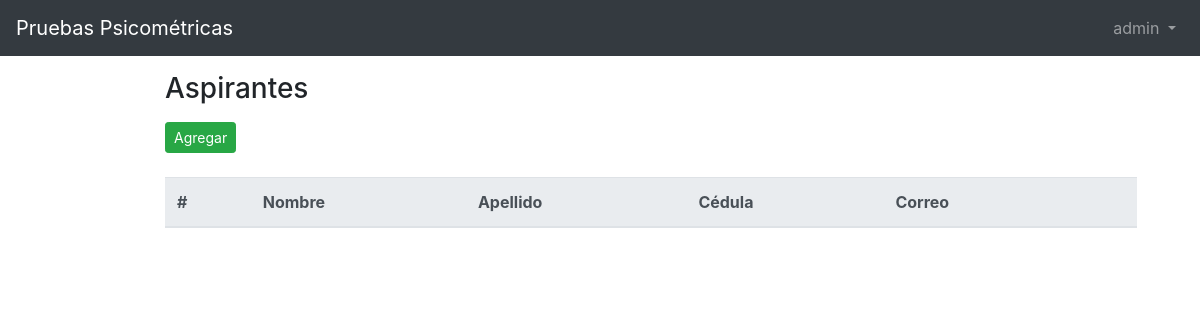
The app's page /dash/aspirantes (signed in), older data.
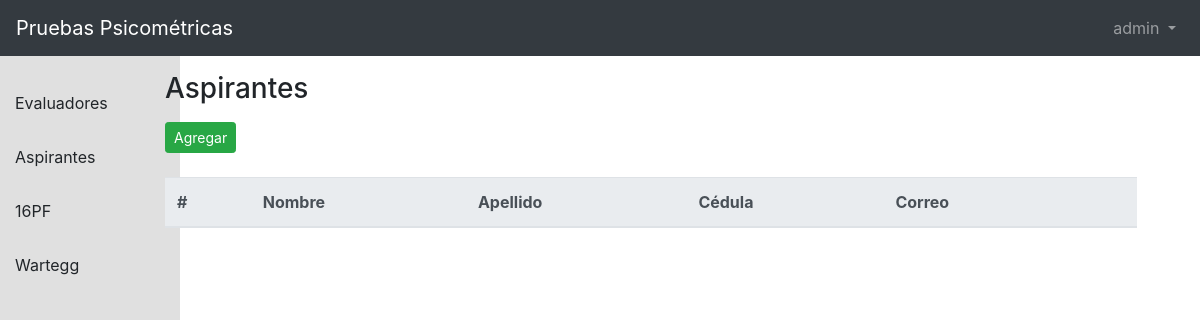
The same page, newer data.
### main_app/views.py (the view)
# urls.py: path('dash/aspirantes', views.applicants, name='aspirantes'),
def applicants(request):
    applicants = CustomUser.objects.filter(role=2)
    return render(request, 'dashboard/aspirantes.html', {'applicants': applicants})

### users/models.py (called while the page is built)
    def get_role(self):
        return '%s' % (self.role)

### templates/dashboard/aspirantes.html (shortened to what this page needs)
{% extends './index.html' %}
{% block main_content %}
    <section class="content">
        <div class="row">
            <div class="col-sm-12">
                <h3>Aspirantes</h3>
            </div>
        </div>
        <div class="row mb-4 mt-2">
            <div class="col-sm-12">
                <button type="button" class="btn btn-success btn-sm" data-toggle="modal" data-target="#agregarModal">Agregar</button>
            </div>
        </div>
        <div class="row">
            <div class="col-sm-12">
                <table class="table">
                    <thead class="thead-light">
                        <tr>
                            <th scope="col">#</th>
                            <th scope="col">Nombre</th>
                            <th scope="col">Apellido</th>
                            <th scope="col">Cédula</th>
                            <th scope="col">Correo</th>
                            <th scope="col"></th>
                        </tr>
                    </thead>
                </table>
            </div>
        </div>
    </section>
{% endblock %}

Row changes from the older to the newer data that the page shows:
changed CustomUser "admin": role empty → 0 (drawn)
Text that changed along with them:
text now shown: "Evaluadores Aspirantes 16PF Wartegg"
